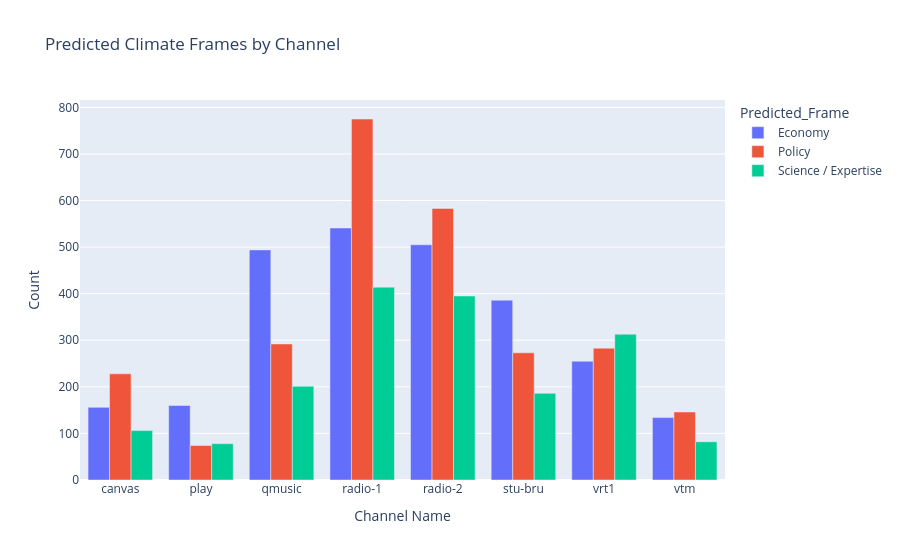

Notebook code cell kept with this figure:
### Code cell
channel_frames = (
    filtered_df_final.groupby(
        ["Channel Name", "Predicted_Frame_Logistic"]
    )
    .size()
    .reset_index(name="Count")
)

# Deleting Unrelated from the Count to only plot Policy, Economy and Science/Expertise
channel_frames = channel_frames[channel_frames["Predicted_Frame_Logistic"] != "Unrelated"]
fig = px.bar(
    channel_frames,
    x="Channel Name",
    y="Count",
    color="Predicted_Frame_Logistic",
    title="Predicted Climate Frames by Channel",
    barmode="group"
)

fig.show()

### Figure 1 — Plotly figure (JSON) as saved in the notebook; plotly's stock layout.template omitted (floating-point values rounded to 4 significant figures)
{"data": [{"alignmentgroup": "True", "hovertemplate": "Predicted_Frame=Economy<br>Channel Name=%{x}<br>Count=%{y}<extra></extra>", "legendgroup": "Economy", "marker": {"color": "#636efa", "pattern": {"shape": ""}}, "name": "Economy", "offsetgroup": "Economy", "orientation": "v", "showlegend": true, "textposition": "auto", "type": "bar", "x": ["canvas", "play", "qmusic", "radio-1", "radio-2", "stu-bru", "vrt1", "vtm"], "xaxis": "x", "y": [156, 160, 494, 541, 505, 386, 255, 134], "yaxis": "y"}, {"alignmentgroup": "True", "hovertemplate": "Predicted_Frame=Policy<br>Channel Name=%{x}<br>Count=%{y}<extra></extra>", "legendgroup": "Policy", "marker": {"color": "#EF553B", "pattern": {"shape": ""}}, "name": "Policy", "offsetgroup": "Policy", "orientation": "v", "showlegend": true, "textposition": "auto", "type": "bar", "x": ["canvas", "play", "qmusic", "radio-1", "radio-2", "stu-bru", "vrt1", "vtm"], "xaxis": "x", "y": [228, 74, 292, 775, 583, 273, 283, 146], "yaxis": "y"}, {"alignmentgroup": "True", "hovertemplate": "Predicted_Frame=Science / Expertise<br>Channel Name=%{x}<br>Count=%{y}<extra></extra>", "legendgroup": "Science / Expertise", "marker": {"color": "#00cc96", "pattern": {"shape": ""}}, "name": "Science / Expertise", "offsetgroup": "Science / Expertise", "orientation": "v", "showlegend": true, "textposition": "auto", "type": "bar", "x": ["canvas", "play", "qmusic", "radio-1", "radio-2", "stu-bru", "vrt1", "vtm"], "xaxis": "x", "y": [106, 78, 201, 414, 395, 186, 313, 82], "yaxis": "y"}], "layout": {"barmode": "group", "legend": {"title": {"text": "Predicted_Frame"}, "tracegroupgap": 0}, "title": {"text": "Predicted Climate Frames by Channel"}, "xaxis": {"anchor": "y", "domain": [0, 1], "title": {"text": "Channel Name"}}, "yaxis": {"anchor": "x", "domain": [0, 1], "title": {"text": "Count"}}}}
